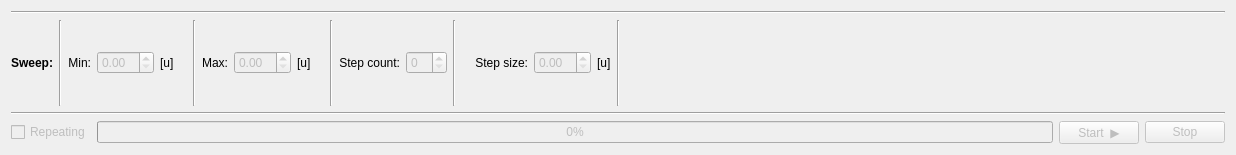
<?xml version="1.0" encoding="UTF-8"?>
<ui version="4.0">
 <class>spectrum_control</class>
 <widget class="QWidget" name="spectrum_control">
  <property name="geometry">
   <rect>
    <x>0</x>
    <y>0</y>
    <width>1236</width>
    <height>155</height>
   </rect>
  </property>
  <property name="sizePolicy">
   <sizepolicy hsizetype="Preferred" vsizetype="Minimum">
    <horstretch>0</horstretch>
    <verstretch>0</verstretch>
   </sizepolicy>
  </property>
  <property name="windowTitle">
   <string>Form</string>
  </property>
  <layout class="QVBoxLayout" name="verticalLayout">
   <item>
    <widget class="Line" name="line_3">
     <property name="orientation">
      <enum>Qt::Horizontal</enum>
     </property>
    </widget>
   </item>
   <item>
    <layout class="QHBoxLayout" name="horizontalLayout">
     <item>
      <widget class="QLabel" name="sweep_label">
       <property name="text">
        <string>&lt;html&gt;&lt;head/&gt;&lt;body&gt;&lt;p&gt;&lt;span style=&quot; font-weight:600;&quot;&gt;Sweep:&lt;/span&gt;&lt;/p&gt;&lt;/body&gt;&lt;/html&gt;</string>
       </property>
      </widget>
     </item>
     <item>
      <widget class="Line" name="line_11">
       <property name="orientation">
        <enum>Qt::Vertical</enum>
       </property>
      </widget>
     </item>
     <item>
      <widget class="QLabel" name="min_label">
       <property name="text">
        <string>Min:</string>
       </property>
       <property name="alignment">
        <set>Qt::AlignRight|Qt::AlignTrailing|Qt::AlignVCenter</set>
       </property>
      </widget>
     </item>
     <item>
      <widget class="QDoubleSpinBox" name="min_spinbox">
       <property name="enabled">
        <bool>false</bool>
       </property>
      </widget>
     </item>
     <item>
      <widget class="QLabel" name="min_unit_label">
       <property name="text">
        <string>[u]    </string>
       </property>
      </widget>
     </item>
     <item>
      <widget class="Line" name="line_4">
       <property name="orientation">
        <enum>Qt::Vertical</enum>
       </property>
      </widget>
     </item>
     <item>
      <widget class="QLabel" name="max_label">
       <property name="text">
        <string>Max:</string>
       </property>
       <property name="alignment">
        <set>Qt::AlignRight|Qt::AlignTrailing|Qt::AlignVCenter</set>
       </property>
      </widget>
     </item>
     <item>
      <widget class="QDoubleSpinBox" name="max_spinbox">
       <property name="enabled">
        <bool>false</bool>
       </property>
      </widget>
     </item>
     <item>
      <widget class="QLabel" name="max_unit_lable">
       <property name="text">
        <string>[u]    </string>
       </property>
      </widget>
     </item>
     <item>
      <widget class="Line" name="line_5">
       <property name="orientation">
        <enum>Qt::Vertical</enum>
       </property>
      </widget>
     </item>
     <item>
      <widget class="QLabel" name="step_count_label">
       <property name="text">
        <string>Step count:</string>
       </property>
       <property name="alignment">
        <set>Qt::AlignRight|Qt::AlignTrailing|Qt::AlignVCenter</set>
       </property>
      </widget>
     </item>
     <item>
      <widget class="QSpinBox" name="spinBox">
       <property name="enabled">
        <bool>false</bool>
       </property>
      </widget>
     </item>
     <item>
      <widget class="Line" name="line_6">
       <property name="orientation">
        <enum>Qt::Vertical</enum>
       </property>
      </widget>
     </item>
     <item>
      <widget class="QLabel" name="step_size_label">
       <property name="text">
        <string>    Step size:</string>
       </property>
       <property name="alignment">
        <set>Qt::AlignRight|Qt::AlignTrailing|Qt::AlignVCenter</set>
       </property>
      </widget>
     </item>
     <item>
      <widget class="QDoubleSpinBox" name="step_size_spinbox">
       <property name="enabled">
        <bool>false</bool>
       </property>
      </widget>
     </item>
     <item>
      <widget class="QLabel" name="step_size_unit_label">
       <property name="text">
        <string>[u]</string>
       </property>
      </widget>
     </item>
     <item>
      <widget class="Line" name="line_7">
       <property name="orientation">
        <enum>Qt::Vertical</enum>
       </property>
      </widget>
     </item>
     <item>
      <spacer name="horizontalSpacer">
       <property name="orientation">
        <enum>Qt::Horizontal</enum>
       </property>
       <property name="sizeHint" stdset="0">
        <size>
         <width>40</width>
         <height>20</height>
        </size>
       </property>
      </spacer>
     </item>
    </layout>
   </item>
   <item>
    <widget class="Line" name="line">
     <property name="orientation">
      <enum>Qt::Horizontal</enum>
     </property>
    </widget>
   </item>
   <item>
    <layout class="QHBoxLayout" name="horizontalLayout_2">
     <item>
      <widget class="QCheckBox" name="repeating_checkbox">
       <property name="enabled">
        <bool>false</bool>
       </property>
       <property name="text">
        <string>Repeating</string>
       </property>
      </widget>
     </item>
     <item>
      <widget class="QProgressBar" name="progressbar">
       <property name="enabled">
        <bool>false</bool>
       </property>
       <property name="value">
        <number>0</number>
       </property>
      </widget>
     </item>
     <item>
      <widget class="QPushButton" name="start_button">
       <property name="enabled">
        <bool>false</bool>
       </property>
       <property name="text">
        <string>Start  ▶</string>
       </property>
      </widget>
     </item>
     <item>
      <widget class="QPushButton" name="stop_button">
       <property name="enabled">
        <bool>false</bool>
       </property>
       <property name="text">
        <string>Stop</string>
       </property>
      </widget>
     </item>
    </layout>
   </item>
  </layout>
 </widget>
 <resources/>
 <connections/>
</ui>
